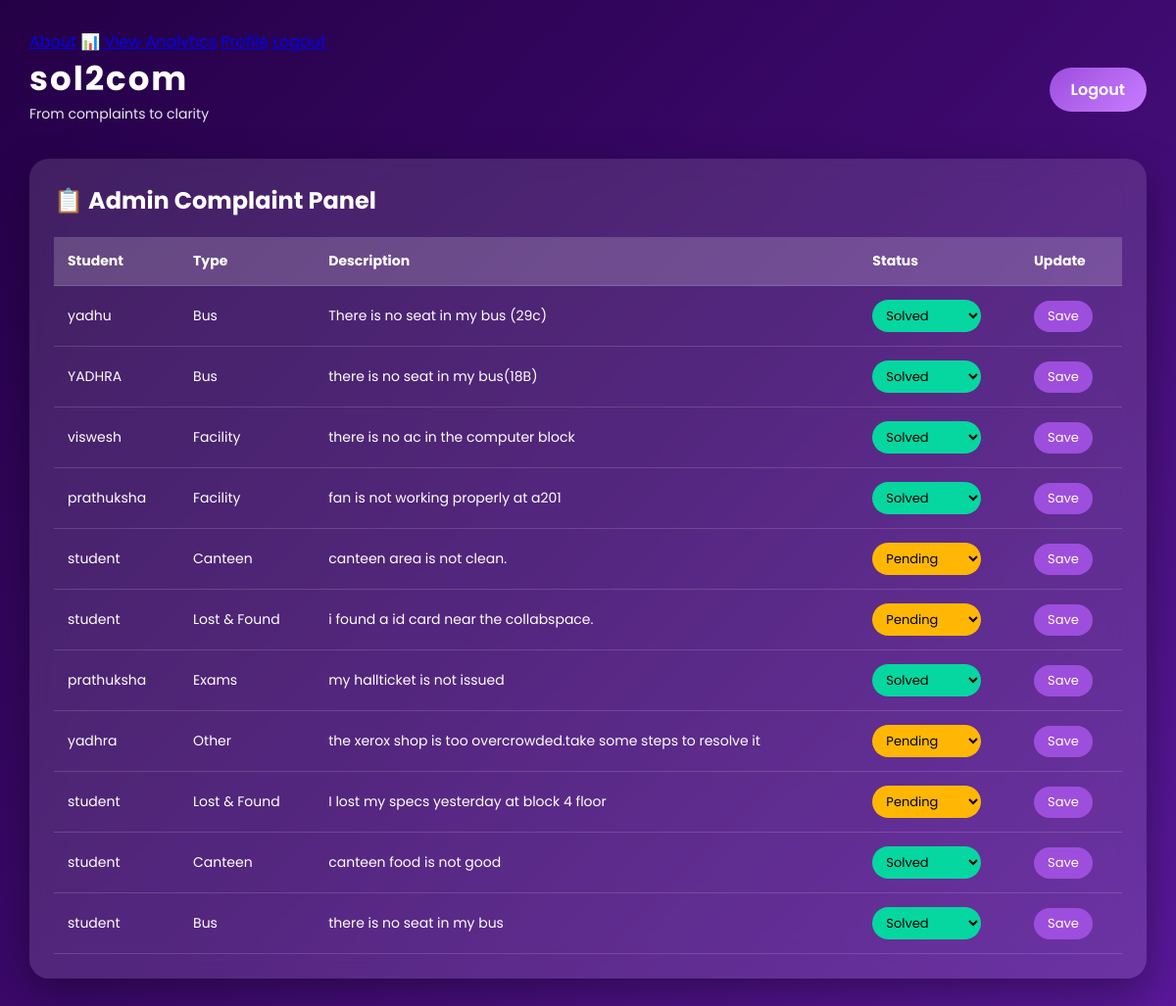
Page /admin (signed in) on the earlier database version.
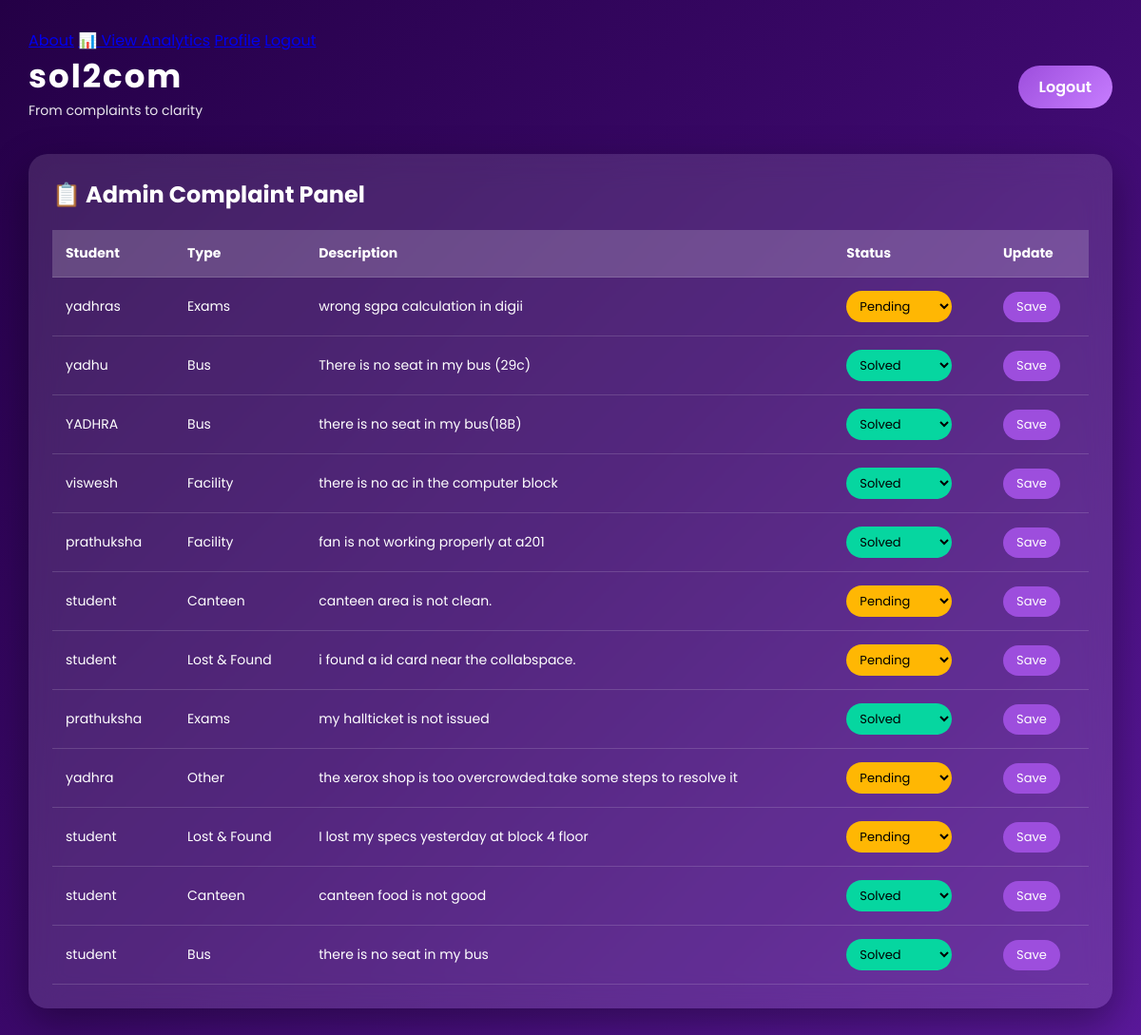
Same page on the later database version.
### tables this page shows
CREATE TABLE complaints (
        id INTEGER PRIMARY KEY AUTOINCREMENT,
        user_id INTEGER,
        type TEXT,
        description TEXT,
        status TEXT DEFAULT 'Pending',
        created_at TEXT,
        FOREIGN KEY(user_id) REFERENCES users(id)
    );

CREATE TABLE users (
        id INTEGER PRIMARY KEY AUTOINCREMENT,
        username TEXT UNIQUE NOT NULL,
        password TEXT NOT NULL,
        role TEXT NOT NULL
    );

### app.py (the view)
@app.route("/admin", methods=["GET", "POST"])
def admin_dashboard():
    if session.get("role") != "admin":
        return redirect("/login")
    db = get_db()
    cur = db.cursor()
    if request.method == "POST":
        cid = request.form["cid"]
        status = request.form["status"]
        cur.execute("UPDATE complaints SET status=? WHERE id=?", (status, cid))
        db.commit()
    cur.execute("""
        SELECT complaints.*, users.username
        FROM complaints
        JOIN users ON complaints.user_id = users.id
        ORDER BY complaints.id DESC
    """)
    complaints = cur.fetchall()
    db.close()
    return render_template("admin_dashboard.html", complaints=complaints)

### app.py (called while the page is built)
def get_db():
    return sqlite3.connect(DB_NAME)

### templates/admin_dashboard.html (shortened to what this page needs)
<!DOCTYPE html>
<html lang="en">
<head>
</head>
<body>
    <div class="top-nav">
    <a href="/about">About</a>
    <a href="/admin/analytics">📊 View Analytics</a>
    <a href="/profile">Profile</a>
    <a href="/logout" class="logout-btn">Logout</a>
</div>
<div class="header">
    <div>
        <div class="logo">sol2com</div>
        <div class="slogan">From complaints to clarity</div>
    </div>
    <a href="/logout" class="logout">Logout</a>
</div>
<div class="card">
    <h2>📋 Admin Complaint Panel</h2>
    <table>
        <tr>
            <th>Student</th>
            <th>Type</th>
            <th>Description</th>
            <th>Status</th>
            <th>Update</th>
        </tr>
        {% for c in complaints %}
        <tr>
            <td>{{ c[6] }}</td>
            <td>{{ c[2] }}</td>
            <td>{{ c[3] }}</td>
            <td>
                <form method="POST">
                    <select name="status"
                        class="{% if c[4]=='Pending' %}pending{% elif c[4]=='In Progress' %}progress{% else %}solved{% endif %}">
                        <option {% if c[4]=='Pending' %}selected{% endif %}>Pending</option>
                        <option {% if c[4]=='Solved' %}selected{% endif %}>Solved</option>
                    </select>
            </td>
            <td>
                    <button type="submit">Save</button>
            </td>
        </tr>
        {% endfor %}
    </table>
</div>
</body>
</html>

### templates/admin_dashboard.html (style rules this page uses)
* { box-sizing: border-box; font-family: 'Poppins', sans-serif; }
body { margin: 0; min-height: 100vh; background: linear-gradient(135deg, #240046, #3c096c, #5a189a); color: white; padding: 30px; }
.header { display: flex; justify-content: space-between; align-items: center; margin-bottom: 35px; }
.logo { font-size: 34px; font-weight: 700; letter-spacing: 2px; }
.slogan { font-size: 14px; opacity: 0.9; }
.logout { background: linear-gradient(135deg, #9d4edd, #c77dff); padding: 10px 22px; border-radius: 25px; color: white; text-decoration: none; font-weight: 600; transition: 0.3s; }
.card { background: rgba(255, 255, 255, 0.12); backdrop-filter: blur(16px); border-radius: 20px; padding: 25px; box-shadow: 0 15px 40px rgba(0,0,0,0.35); animation: fadeUp 0.8s ease; }
h2 { margin-top: 0; margin-bottom: 20px; }
table { width: 100%; border-collapse: collapse; font-size: 14px; }
th, td { padding: 14px; text-align: left; }
th { background: rgba(255,255,255,0.18); }
tr { border-bottom: 1px solid rgba(255,255,255,0.15); }
select { padding: 6px 10px; border-radius: 20px; border: none; outline: none; font-size: 13px; cursor: pointer; }
.pending { background: #ffb703; }
.solved { background: #06d6a0; }
button { padding: 6px 14px; border-radius: 20px; border: none; background: #9d4edd; color: white; cursor: pointer; font-size: 13px; }

Differences in the rows shown:
added complaints: username "yadhras", type "Exams", description "wrong sgpa calculation in digii", status "Pending"
